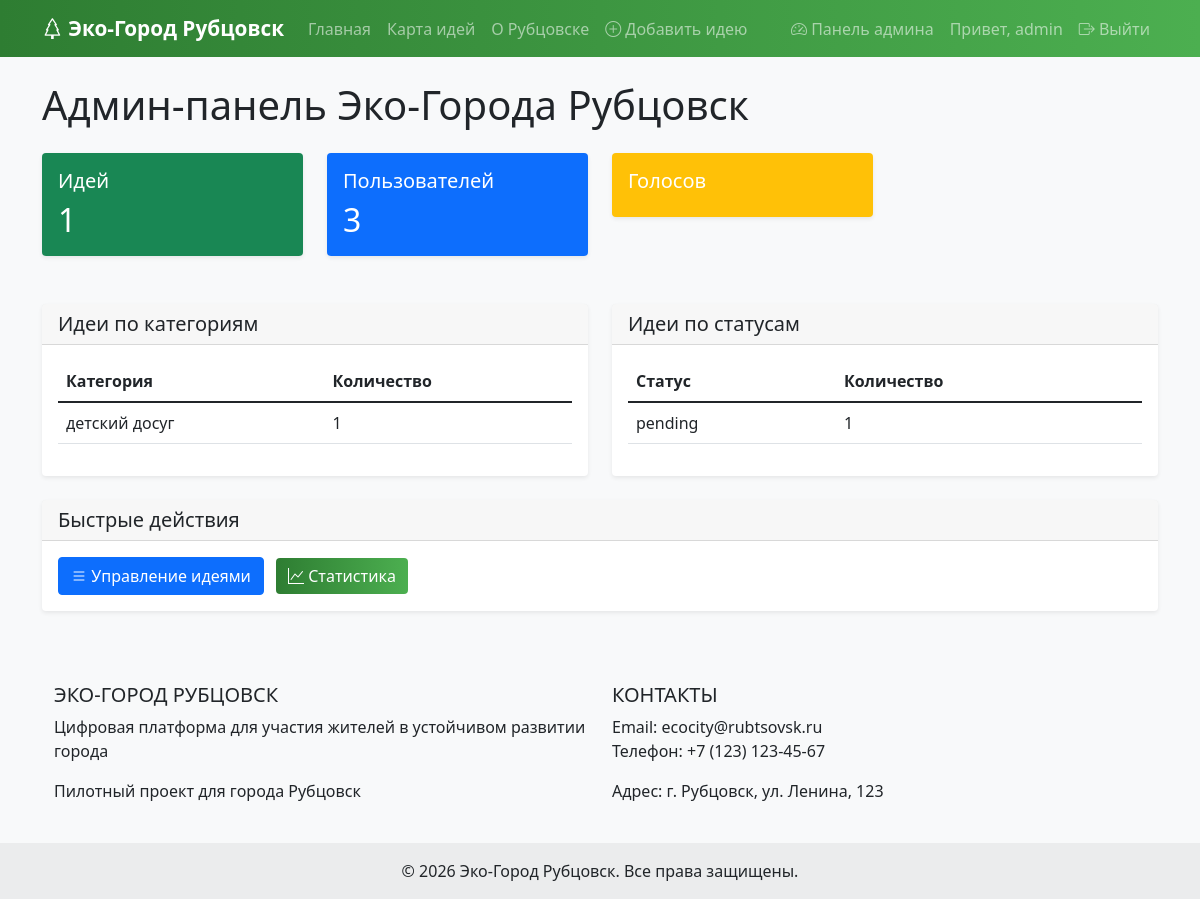
Page /admin (signed in) on the earlier database version.
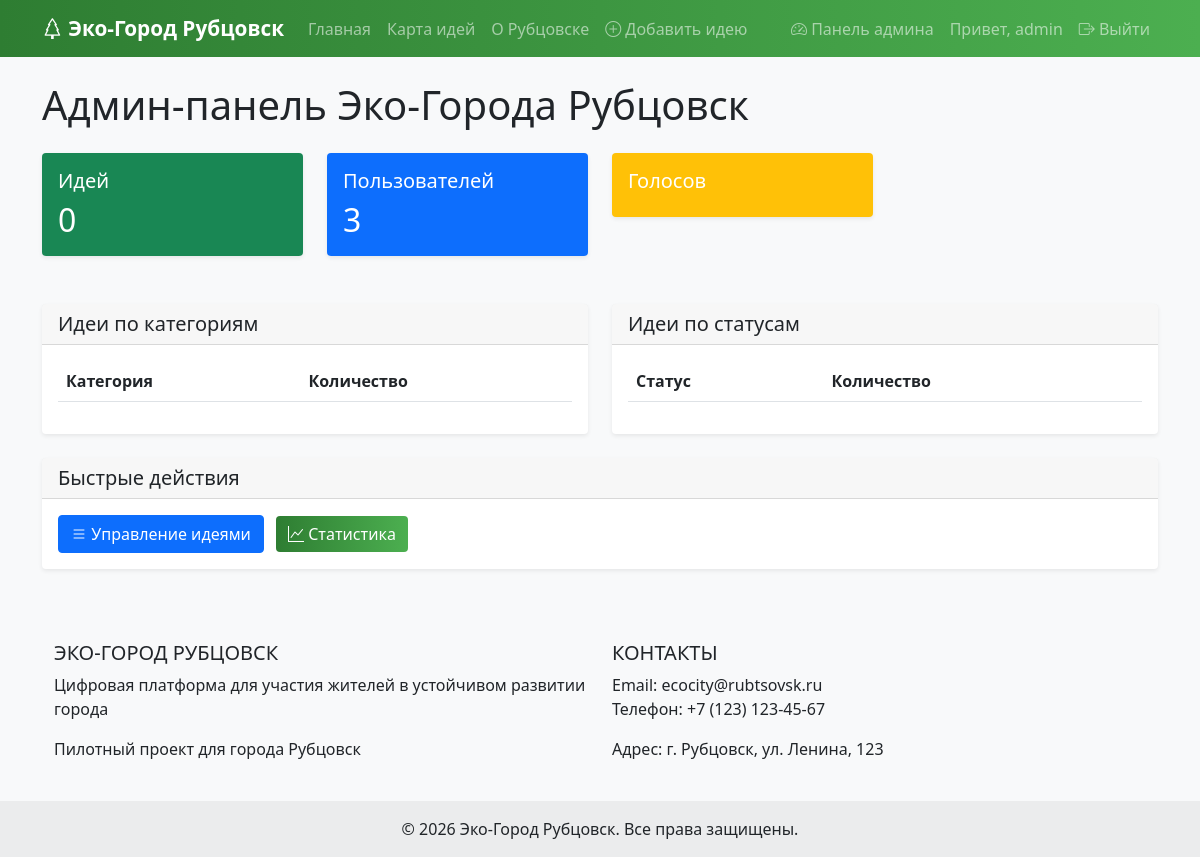
Same page on the later database version.
### app.py (models this page shows)
class Idea(db.Model):
    id = db.Column(db.Integer, primary_key=True)
    title = db.Column(db.String(200), nullable=False)
    description = db.Column(db.Text, nullable=False)
    category = db.Column(db.String(50), nullable=False)
    latitude = db.Column(db.Float, nullable=False)
    longitude = db.Column(db.Float, nullable=False)
    status = db.Column(db.String(20), default='pending')
    created_at = db.Column(db.DateTime, default=datetime.utcnow)
    user_id = db.Column(db.Integer, db.ForeignKey('user.id'), nullable=False)
    votes_count = db.Column(db.Integer, default=0)
    author = db.relationship('User', backref='ideas', lazy=True)

### app.py (the view)
@app.route('/admin')
@login_required
def admin_dashboard():
    if not current_user.is_admin:
        return redirect(url_for('index'))
    total_ideas = Idea.query.count()
    total_users = User.query.count()
    categories = db.session.query(
        Idea.category,
        db.func.count(Idea.id)
    ).group_by(Idea.category).all()
    statuses = db.session.query(
        Idea.status,
        db.func.count(Idea.id)
    ).group_by(Idea.status).all()
    return render_template('admin/dashboard.html',
                           total_ideas=total_ideas,
                           total_users=total_users,
                           categories=categories,
                           statuses=statuses)

### app.py (called while the page is built)
@login_manager.user_loader
def load_user(user_id):
    return User.query.get(int(user_id))

### templates/admin/dashboard.html (shortened to what this page needs)
{% extends "base.html" %}
{% block content %}
<h1 class="mb-4">Админ-панель Эко-Города Рубцовск</h1>
<div class="row">
    <div class="col-md-3 mb-4">
        <div class="card text-white bg-success">
            <div class="card-body">
                <h5 class="card-title">Идей</h5>
                <h2 class="card-text">{{ total_ideas }}</h2>
            </div>
        </div>
    </div>
    <div class="col-md-3 mb-4">
        <div class="card text-white bg-primary">
            <div class="card-body">
                <h5 class="card-title">Пользователей</h5>
                <h2 class="card-text">{{ total_users }}</h2>
            </div>
        </div>
    </div>
    <div class="col-md-3 mb-4">
        <div class="card text-white bg-warning">
            <div class="card-body">
                <h5 class="card-title">Голосов</h5>
            </div>
        </div>
    </div>
</div>
<div class="row mt-4">
    <div class="col-md-6">
        <div class="card">
            <div class="card-header">
                <h5 class="card-title mb-0">Идеи по категориям</h5>
            </div>
            <div class="card-body">
                <table class="table">
                    <thead>
                        <tr>
                            <th>Категория</th>
                            <th>Количество</th>
                        </tr>
                    </thead>
                    <tbody>
                        {% for category, count in categories %}
                        <tr>
                            <td>{{ category }}</td>
                            <td>{{ count }}</td>
                        </tr>
                        {% endfor %}
                    </tbody>
                </table>
            </div>
        </div>
    </div>
    <div class="col-md-6">
        <div class="card">
            <div class="card-header">
                <h5 class="card-title mb-0">Идеи по статусам</h5>
            </div>
            <div class="card-body">
                <table class="table">
                    <thead>
                        <tr>
                            <th>Статус</th>
                            <th>Количество</th>
                        </tr>
                    </thead>
                    <tbody>
                        {% for status, count in statuses %}
                        <tr>
                            <td>{{ status }}</td>
                            <td>{{ count }}</td>
                        </tr>
                        {% endfor %}
                    </tbody>
                </table>
            </div>
        </div>
    </div>
</div>
<div class="row mt-4">
    <div class="col-12">
        <div class="card">
            <div class="card-header">
                <h5 class="card-title mb-0">Быстрые действия</h5>
            </div>
            <div class="card-body">
                <div class="d-grid gap-2 d-md-block">
                    <a href="{{ url_for('admin_ideas') }}" class="btn btn-primary">
                        <i class="bi bi-list"></i> Управление идеями
                    </a>
                    <a href="{{ url_for('admin_statistics') }}" class="btn btn-success ms-2">
                        <i class="bi bi-graph-up"></i> Статистика
                    </a>
                </div>
            </div>
        </div>
    </div>
</div>
{% endblock %}

Differences in the rows shown:
removed Idea: category "детский досуг", id "1", status "pending"
Other differences:
{{ total_ideas }}: "1" → "0"
